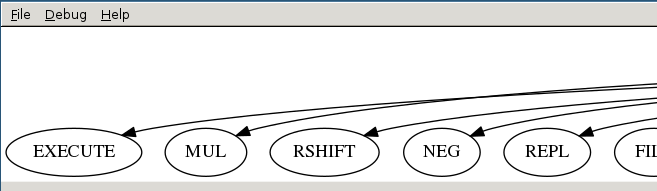

Source code (Python):
class idePlot(ideWindow):        
    def initEditor(self):
        # plot to file
        plot = pydot.Dot(graph_type='digraph') 
        for i in W.attr.keys():
            plot.add_edge(pydot.Edge(
                            W.value,W.attr[i].value))
        plot.write_png(self.filename)
        # file to GUI widget
        image = wx.Image(self.filename,
                                    wx.BITMAP_TYPE_ANY)
        self.editor = wx.StaticBitmap(
            self,wx.ID_ANY,wx.BitmapFromImage(image))

ideGraph   = idePlot  (autoloadFile + '.png' )
